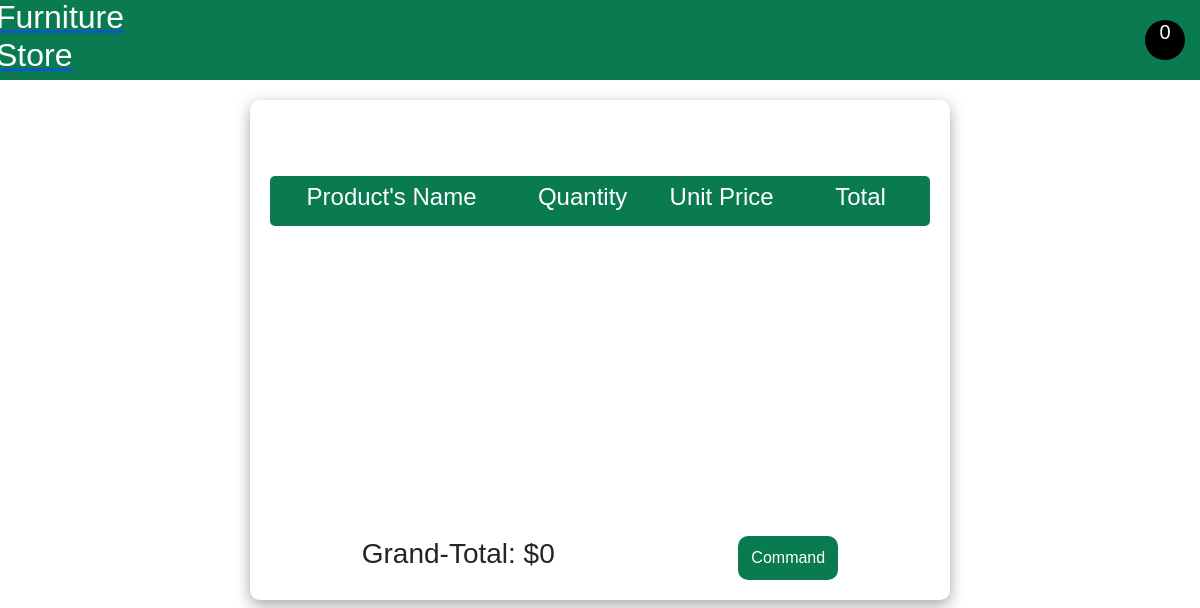
Before: /cart (signed in) with the older database file.
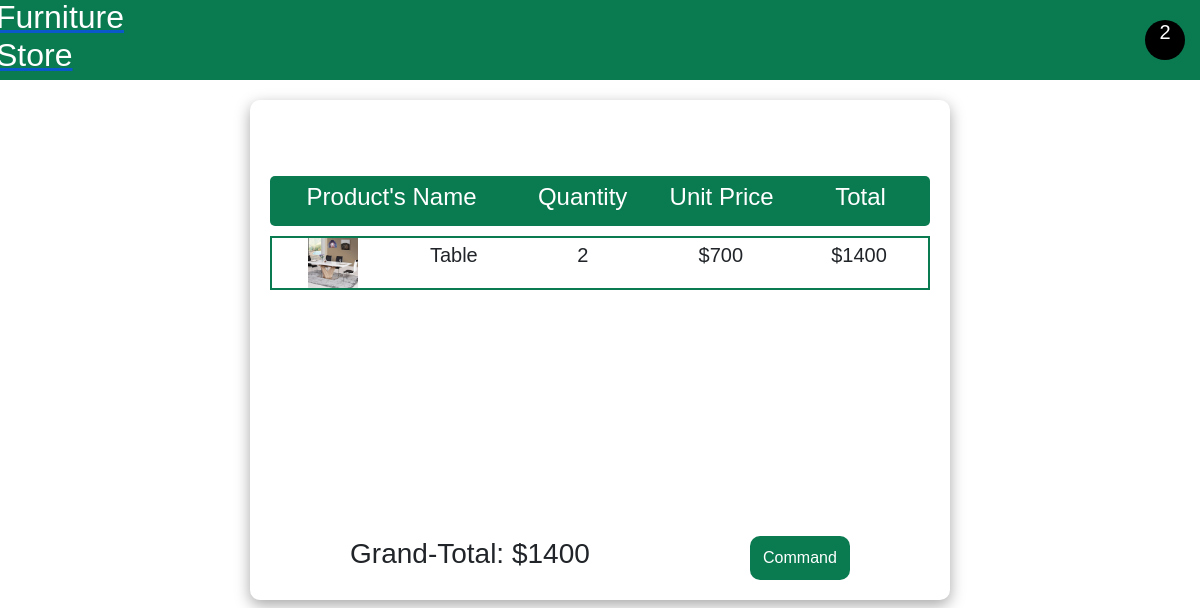
After: the same page with the newer database file.
### store/models.py (models this page shows, shortened)
class Cart(models.Model):
    id = models.UUIDField(default=uuid.uuid4, primary_key=True)
    user = models.ForeignKey(User,  on_delete=models.CASCADE)
    completed = models.BooleanField(default=False)
    @property
    def total_price(self):
        cartitems = self.cartitems.all()
        total = sum([item.price for item in cartitems])
        return total
    @property
    def num_of_items(self):
        cartitems = self.cartitems.all()
        quantity = sum([item.quantity for item in cartitems])
        return quantity

class CartItem(models.Model):
    product = models.ForeignKey(Product, on_delete=models.CASCADE, related_name='items')
    cart = models.ForeignKey(Cart, on_delete= models.CASCADE, related_name="cartitems")
    quantity = models.IntegerField(default=0)
    @property
    def price(self):
        new_price = self.product.price * self.quantity
        return new_price

class Product(models.Model):
    name = models.CharField(max_length=50)
    price = models.IntegerField()
    picture = models.ImageField(upload_to="img", default="")

### store/views.py (the view)
# urls.py: path("cart", views.cart, name="cart"),
def cart(request):
    cart = None
    cartitems = []
    if request.user.is_authenticated:
        cart, created = Cart.objects.get_or_create(user=request.user, completed=False)
        cartitems = cart.cartitems.all()
    comment = {"cart":cart, "items":cartitems}
    return render(request, "cart.html", comment)

### store/templates/cart.html (shortened to what this page needs)
{% extends 'base.html' %} {% block content %}
<div class="shoppingCart">
  <h2>My Cart</h2>
  <div class="heading">
    <div class="p_name">
      <h4>Product's Name</h4>
    </div>
    <div class="name">
      <h4>Quantity</h4>
    </div>
    <div class="name">
      <h4>Unit Price</h4>
    </div>
    <div class="name">
      <h4>Total</h4>
    </div>
  </div>
  <div class="itemContainer">
    {% for item in items %}
    <div class="item">
      <div class="iteminfo">
        <div class="p_img">
          <img src="{{item.product.picture.url}}" alt="" />
        </div>
        <p>{{item.product.name}}</p>
      </div>
      <div class="name">
        <p>{{item.quantity}}</p>
      </div>
      <div class="name">
        <p>${{item.product.price}}</p>
      </div>
      <div class="name">
        <p>${{item.price}}</p>
      </div>
    </div>
    {% endfor %}
  </div>
  <div class="pay-section">
    <h3>Grand-Total: ${{ cart.total_price }}</h3>
    <button onclick="makePayment()">Command</button>
  </div>
</div>
{% endblock content %}

### store/templates/base.html (shortened to what this page needs)
<!DOCTYPE html>
{% load static %}
<html lang="en">
<head>
    <link href="https://cdn.jsdelivr.net/npm/bootstrap@5.0.2/dist/css/bootstrap.min.css" rel="stylesheet">
    <link rel="stylesheet" href="{% static 'css/style.css' %}">
</head>
<body>
    <nav>
        <div class="logo">
            <a href="{% url 'index' %}"><h2>Furniture Store</h2></a>
        </div>
        <div class="cart">
            <a href="{% url 'cart' %}" style="color:white; text-decoration:none">
                 <div class="cart-container">
                    <div class="cartitems"><p id="num_of_items">{{cart.num_of_items}}</p></div>
                </div>
            </a>
        </div>
    </nav>
     {% block content %}
     {% endblock content %}
</body>
</html>

### store/static/css/style.css (style rules this page uses)
* { padding: 0px; margin: 0px; box-sizing: border-box; font-family: sans-serif; }
nav { background-color: #0A7A51; color: #FFFFFF; width: 100%; height: 80px; padding: 0px 10px 0px 10px; display: flex; align-items: center; justify-content: space-between; }
.h2, h2 { font-size: 2rem; color: white; }
.logo { width: 100px; height: 60px; display: flex; align-items: center; justify-content: center; }
.cart { width: 300px; height: auto; display: flex; align-items: center; justify-content: space-between; }
.cart-container { width: 50px; height: 50px; display: flex; align-items: center; justify-content: center; flex-direction: column; }
.cart-container .cartitems { width: 40px; height: 40px; border-radius: 40px; background-color: black; color: white; display: flex; align-items: center; justify-content: center; }
.cart-container .cartitems p { color: white; font-size: 20px; }
.shoppingCart { width: 700px; height: 500px; padding: 20px 20px 20px 20px; border-radius: 10px; display: flex; align-items: center; justify-content: space-between !important; flex-direction: column; box-shadow: rgba(0, 0, 0, 0.35) 0px 5px 15px; margin: auto; margin-top: 20px; }
.shoppingCart p { font-size: 20px; }
.shoppingCart .heading { width: 100%; height: 50px; display: flex; align-items: center; justify-content: space-evenly; background-color: #0A7A51; border-radius: 5px; color: white; margin-top: 10px; }
.shoppingCart .name, .p_name { width: 200px; display: flex; align-items: center; justify-content: center; }
.shoppingCart .p_name { width: 350px; }
.shoppingCart .itemContainer { width: 100%; height: 300px; overflow-y: auto; margin-top: 10px; }
.shoppingCart .item { width: 100%; height: auto; display: flex; align-items: center; justify-content: space-evenly; border: 2px solid #0A7A51; margin-bottom: 10px; }
.shoppingCart .item .iteminfo { display: flex; align-items: center; justify-content: space-around; width: 350px; }
.shoppingCart .item .iteminfo .p_img { width: 50px; height: 50px; }
.p_img img { width: 100%; height: 100%; object-fit: cover; }
.shoppingCart button { padding: 10px 10px 10px 10px; border-radius: 10px; background-color: #0A7A51; color: white; width: 100px; border: none; cursor: pointer; }
.shoppingCart .pay-section { width: 100%; height: auto; display: flex; align-items: center; justify-content: space-around; }

Changed rows visible on the page:
computed for Cart: num_of_items "0" → "2"; total_price "0" → "1400"
added CartItem: product.picture (picture), product.name "Table", quantity "2", product.price "700", price "1400"
